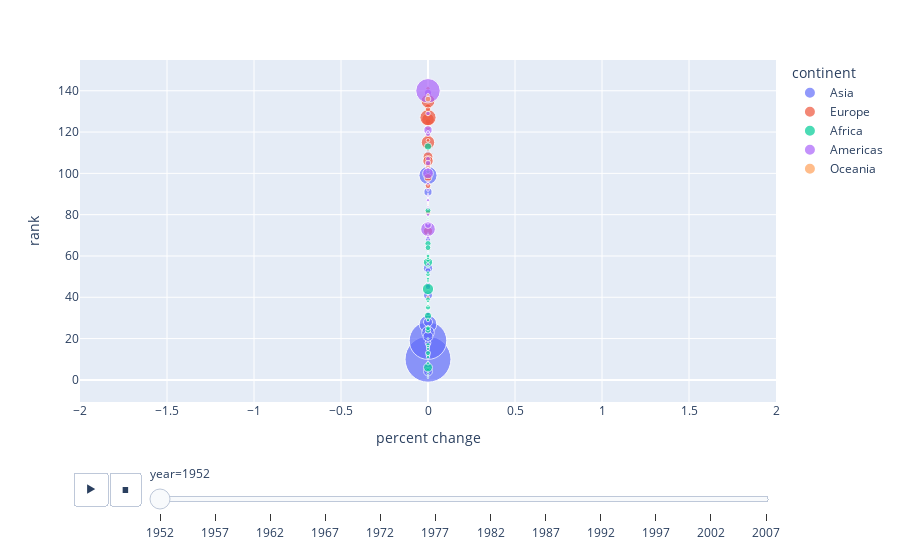

The code cell stored with this chart in its notebook:
### Markdown cell above
## 8

### Code cell
import plotly.express as px
import pandas as pd

# Load the dataset (replace this with your actual dataset)
df = px.data.gapminder()

# Calculate 'percent change' for 'gdpPercap', grouped by 'country'
df['percent change'] = df.groupby('country')['gdpPercap'].pct_change()

# Replace NaN values (first entries) with 0 to start at 0
df['percent change'] = df['percent change'].fillna(0)

# Create a 'rank' column based on the 'gdpPercap' values for each year
df['rank'] = df.groupby('year')['gdpPercap'].rank(method='min')

# Now create the scatter plot
px.scatter(df, x="percent change", y="rank", animation_frame="year", animation_group="country",
           size="pop", color="continent", hover_name="country",
           size_max=50, range_x=[-2, 2])

### Figure 1 — Plotly figure (JSON) as saved in the notebook; plotly's stock layout.template omitted (floating-point values rounded to 4 significant figures)
{"data": [{"hovertemplate": "<b>%{hovertext}</b><br><br>continent=Asia<br>year=1952<br>percent change=%{x}<br>rank=%{y}<br>pop=%{marker.size}<extra></extra>", "hovertext": ["Afghanistan", "Bahrain", "Bangladesh", "Cambodia", "China", "Hong Kong, China", "India", "Indonesia", "Iran", "Iraq", "Israel", "Japan", "Jordan", "Korea, Dem. Rep.", "Korea, Rep.", "Kuwait", "Lebanon", "Malaysia", "Mongolia", "Myanmar", "Nepal", "Oman", "Pakistan", "Philippines", "Saudi Arabia", "Singapore", "Sri Lanka", "Syria", "Taiwan", "Thailand", "Vietnam", "West Bank and Gaza", "Yemen, Rep."], "ids": ["Afghanistan", "Bahrain", "Bangladesh", "Cambodia", "China", "Hong Kong, China", "India", "Indonesia", "Iran", "Iraq", "Israel", "Japan", "Jordan", "Korea, Dem. Rep.", "Korea, Rep.", "Kuwait", "Lebanon", "Malaysia", "Mongolia", "Myanmar", "Nepal", "Oman", "Pakistan", "Philippines", "Saudi Arabia", "Singapore", "Sri Lanka", "Syria", "Taiwan", "Thailand", "Vietnam", "West Bank and Gaza", "Yemen, Rep."], "legendgroup": "Asia", "marker": {"color": "#636efa", "size": [8425333, 120447, 46886859, 4693836, 556263527, 2125900, 372000000, 82052000, 17272000, 5441766, 1620914, 86459025, 607914, 8865488, 20947571, 160000, 1439529, 6748378, 800663, 20092996, 9182536, 507833, 41346560, 22438691, 4005677, 1127000, 7982342, 3661549, 8550362, 21289402, 26246839, 1030585, 4963829], "sizemode": "area", "sizeref": 527500.0, "symbol": "circle"}, "mode": "markers", "name": "Asia", "orientation": "v", "showlegend": true, "type": "scatter", "x": [0, 0, 0, 0, 0, 0, 0, 0, 0, 0, 0, 0, 0, 0, 0, 0, 0, 0, 0, 0, 0, 0, 0, 0, 0, 0, 0, 0, 0, 0, 0, 0, 0], "xaxis": "x", "y": [30, 134, 22, 7, 10, 93, 19, 27, 91, 110, 109, 99, 62, 46, 41, 142, 114, 68, 33, 4, 18, 67, 23, 54, 124, 77, 45, 65, 53, 28, 21, 61, 32], "yaxis": "y"}, {"hovertemplate": "<b>%{hovertext}</b><br><br>continent=Europe<br>year=1952<br>percent change=%{x}<br>rank=%{y}<br>pop=%{marker.size}<extra></extra>", "hovertext": ["Albania", "Austria", "Belgium", "Bosnia and Herzegovina", "Bulgaria", "Croatia", "Czech Republic", "Denmark", "Finland", "France", "Germany", "Greece", "Hungary", "Iceland", "Ireland", "Italy", "Montenegro", "Netherlands", "Norway", "Poland", "Portugal", "Romania", "Serbia", "Slovak Republic", "Slovenia", "Spain", "Sweden", "Switzerland", "Turkey", "United Kingdom"], "ids": ["Albania", "Austria", "Belgium", "Bosnia and Herzegovina", "Bulgaria", "Croatia", "Czech Republic", "Denmark", "Finland", "France", "Germany", "Greece", "Hungary", "Iceland", "Ireland", "Italy", "Montenegro", "Netherlands", "Norway", "Poland", "Portugal", "Romania", "Serbia", "Slovak Republic", "Slovenia", "Spain", "Sweden", "Switzerland", "Turkey", "United Kingdom"], "legendgroup": "Europe", "marker": {"color": "#EF553B", "size": [1282697, 6927772, 8730405, 2791000, 7274900, 3882229, 9125183, 4334000, 4090500, 42459667, 69145952, 7733250, 9504000, 147962, 2952156, 47666000, 413834, 10381988, 3327728, 25730551, 8526050, 16630000, 6860147, 3558137, 1489518, 28549870, 7124673, 4815000, 22235677, 50430000], "sizemode": "area", "sizeref": 527500.0, "symbol": "circle"}, "mode": "markers", "name": "Europe", "orientation": "v", "showlegend": true, "type": "scatter", "x": [0, 0, 0, 0, 0, 0, 0, 0, 0, 0, 0, 0, 0, 0, 0, 0, 0, 0, 0, 0, 0, 0, 0, 0, 0, 0, 0, 0, 0, 0], "xaxis": "x", "y": [63, 122, 130, 40, 81, 97, 125, 133, 123, 126, 127, 103, 118, 128, 117, 115, 85, 132, 137, 108, 94, 98, 104, 116, 111, 106, 131, 141, 72, 135], "yaxis": "y"}, {"hovertemplate": "<b>%{hovertext}</b><br><br>continent=Africa<br>year=1952<br>percent change=%{x}<br>rank=%{y}<br>pop=%{marker.size}<extra></extra>", "hovertext": ["Algeria", "Angola", "Benin", "Botswana", "Burkina Faso", "Burundi", "Cameroon", "Central African Republic", "Chad", "Comoros", "Congo, Dem. Rep.", "Congo, Rep.", "Cote d'Ivoire", "Djibouti", "Egypt", "Equatorial Guinea", "Eritrea", "Ethiopia", "Gabon", "Gambia", "Ghana", "Guinea", "Guinea-Bissau", "Kenya", "Lesotho", "Liberia", "Libya", "Madagascar", "Malawi", "Mali", "Mauritania", "Mauritius", "Morocco", "Mozambique", "Namibia", "Niger", "Nigeria", "Reunion", "Rwanda", "Sao Tome and Principe", "Senegal", "Sierra Leone", "Somalia", "South Africa", "Sudan", "Swaziland", "Tanzania", "Togo", "Tunisia", "Uganda", "Zambia", "Zimbabwe"], "ids": ["Algeria", "Angola", "Benin", "Botswana", "Burkina Faso", "Burundi", "Cameroon", "Central African Republic", "Chad", "Comoros", "Congo, Dem. Rep.", "Congo, Rep.", "Cote d'Ivoire", "Djibouti", "Egypt", "Equatorial Guinea", "Eritrea", "Ethiopia", "Gabon", "Gambia", "Ghana", "Guinea", "Guinea-Bissau", "Kenya", "Lesotho", "Liberia", "Libya", "Madagascar", "Malawi", "Mali", "Mauritania", "Mauritius", "Morocco", "Mozambique", "Namibia", "Niger", "Nigeria", "Reunion", "Rwanda", "Sao Tome and Principe", "Senegal", "Sierra Leone", "Somalia", "South Africa", "Sudan", "Swaziland", "Tanzania", "Togo", "Tunisia", "Uganda", "Zambia", "Zimbabwe"], "legendgroup": "Africa", "marker": {"color": "#00cc96", "size": [9279525, 4232095, 1738315, 442308, 4469979, 2445618, 5009067, 1291695, 2682462, 153936, 14100005, 854885, 2977019, 63149, 22223309, 216964, 1438760, 20860941, 420702, 284320, 5581001, 2664249, 580653, 6464046, 748747, 863308, 1019729, 4762912, 2917802, 3838168, 1022556, 516556, 9939217, 6446316, 485831, 3379468, 33119096, 257700, 2534927, 60011, 2755589, 2143249, 2526994, 14264935, 8504667, 290243, 8322925, 1219113, 3647735, 5824797, 2672000, 3080907], "sizemode": "area", "sizeref": 527500.0, "symbol": "circle"}, "mode": "markers", "name": "Africa", "orientation": "v", "showlegend": true, "type": "scatter", "x": [0, 0, 0, 0, 0, 0, 0, 0, 0, 0, 0, 0, 0, 0, 0, 0, 0, 0, 0, 0, 0, 0, 0, 0, 0, 0, 0, 0, 0, 0, 0, 0, 0, 0, 0, 0, 0, 0, 0, 0, 0, 0, 0, 0, 0, 0, 0, 0, 0, 0, 0, 0], "xaxis": "x", "y": [82, 101, 42, 34, 17, 5, 51, 43, 52, 47, 31, 74, 55, 86, 57, 9, 3, 6, 112, 14, 39, 16, 2, 35, 1, 20, 78, 58, 8, 12, 26, 71, 66, 13, 79, 29, 44, 88, 15, 37, 59, 38, 48, 113, 64, 50, 24, 36, 60, 25, 49, 11], "yaxis": "y"}, {"hovertemplate": "<b>%{hovertext}</b><br><br>continent=Americas<br>year=1952<br>percent change=%{x}<br>rank=%{y}<br>pop=%{marker.size}<extra></extra>", "hovertext": ["Argentina", "Bolivia", "Brazil", "Canada", "Chile", "Colombia", "Costa Rica", "Cuba", "Dominican Republic", "Ecuador", "El Salvador", "Guatemala", "Haiti", "Honduras", "Jamaica", "Mexico", "Nicaragua", "Panama", "Paraguay", "Peru", "Puerto Rico", "Trinidad and Tobago", "United States", "Uruguay", "Venezuela"], "ids": ["Argentina", "Bolivia", "Brazil", "Canada", "Chile", "Colombia", "Costa Rica", "Cuba", "Dominican Republic", "Ecuador", "El Salvador", "Guatemala", "Haiti", "Honduras", "Jamaica", "Mexico", "Nicaragua", "Panama", "Paraguay", "Peru", "Puerto Rico", "Trinidad and Tobago", "United States", "Uruguay", "Venezuela"], "legendgroup": "Americas", "marker": {"color": "#ab63fa", "size": [17876956, 2883315, 56602560, 14785584, 6377619, 12350771, 926317, 6007797, 2491346, 3548753, 2042865, 3146381, 3201488, 1517453, 1426095, 30144317, 1165790, 940080, 1555876, 8025700, 2227000, 662850, 157553000, 2252965, 5439568], "sizemode": "area", "sizeref": 527500.0, "symbol": "circle"}, "mode": "markers", "name": "Americas", "orientation": "v", "showlegend": true, "type": "scatter", "x": [0, 0, 0, 0, 0, 0, 0, 0, 0, 0, 0, 0, 0, 0, 0, 0, 0, 0, 0, 0, 0, 0, 0, 0, 0], "xaxis": "x", "y": [121, 87, 73, 139, 107, 75, 84, 119, 56, 102, 92, 80, 69, 76, 89, 100, 96, 83, 70, 105, 95, 90, 140, 120, 129], "yaxis": "y"}, {"hovertemplate": "<b>%{hovertext}</b><br><br>continent=Oceania<br>year=1952<br>percent change=%{x}<br>rank=%{y}<br>pop=%{marker.size}<extra></extra>", "hovertext": ["Australia", "New Zealand"], "ids": ["Australia", "New Zealand"], "legendgroup": "Oceania", "marker": {"color": "#FFA15A", "size": [8691212, 1994794], "sizemode": "area", "sizeref": 527500.0, "symbol": "circle"}, "mode": "markers", "name": "Oceania", "orientation": "v", "showlegend": true, "type": "scatter", "x": [0, 0], "xaxis": "x", "y": [136, 138], "yaxis": "y"}], "layout": {"legend": {"itemsizing": "constant", "title": {"text": "continent"}, "tracegroupgap": 0}, "margin": {"t": 60}, "sliders": [{"active": 0, "currentvalue": {"prefix": "year="}, "len": 0.9, "pad": {"b": 10, "t": 60}, "steps": [{"args": [["1952"], {"frame": {"duration": 0, "redraw": false}, "fromcurrent": true, "mode": "immediate", "transition": {"duration": 0, "easing": "linear"}}], "label": "1952", "method": "animate"}, {"args": [["1957"], {"frame": {"duration": 0, "redraw": false}, "fromcurrent": true, "mode": "immediate", "transition": {"duration": 0, "easing": "linear"}}], "label": "1957", "method": "animate"}, {"args": [["1962"], {"frame": {"duration": 0, "redraw": false}, "fromcurrent": true, "mode": "immediate", "transition": {"duration": 0, "easing": "linear"}}], "label": "1962", "method": "animate"}, {"args": [["1967"], {"frame": {"duration": 0, "redraw": false}, "fromcurrent": true, "mode": "immediate", "transition": {"duration": 0, "easing": "linear"}}], "label": "1967", "method": "animate"}, {"args": [["1972"], {"frame": {"duration": 0, "redraw": false}, "fromcurrent": true, "mode": "immediate", "transition": {"duration": 0, "easing": "linear"}}], "label": "1972", "method": "animate"}, {"args": [["1977"], {"frame": {"duration": 0, "redraw": false}, "fromcurrent": true, "mode": "immediate", "transition": {"duration": 0, "easing": "linear"}}], "label": "1977", "method": "animate"}, {"args": [["1982"], {"frame": {"duration": 0, "redraw": false}, "fromcurrent": true, "mode": "immediate", "transition": {"duration": 0, "easing": "linear"}}], "label": "1982", "method": "animate"}, {"args": [["1987"], {"frame": {"duration": 0, "redraw": false}, "fromcurrent": true, "mode": "immediate", "transition": {"duration": 0, "easing": "linear"}}], "label": "1987", "method": "animate"}, {"args": [["1992"], {"frame": {"duration": 0, "redraw": false}, "fromcurrent": true, "mode": "immediate", "transition": {"duration": 0, "easing": "linear"}}], "label": "1992", "method": "animate"}, {"args": [["1997"], {"frame": {"duration": 0, "redraw": false}, "fromcurrent": true, "mode": "immediate", "transition": {"duration": 0, "easing": "linear"}}], "label": "1997", "method": "animate"}, {"args": [["2002"], {"frame": {"duration": 0, "redraw": false}, "fromcurrent": true, "mode": "immediate", "transition": {"duration": 0, "easing": "linear"}}], "label": "2002", "method": "animate"}, {"args": [["2007"], {"frame": {"duration": 0, "redraw": false}, "fromcurrent": true, "mode": "immediate", "transition": {"duration": 0, "easing": "linear"}}], "label": "2007", "method": "animate"}], "x": 0.1, "xanchor": "left", "y": 0, "yanchor": "top"}], "updatemenus": [{"buttons": [{"args": [null, {"frame": {"duration": 500, "redraw": false}, "fromcurrent": true, "mode": "immediate", "transition": {"duration": 500, "easing": "linear"}}], "label": "&#9654;", "method": "animate"}, {"args": [[null], {"frame": {"duration": 0, "redraw": false}, "fromcurrent": true, "mode": "immediate", "transition": {"duration": 0, "easing": "linear"}}], "label": "&#9724;", "method": "animate"}], "direction": "left", "pad": {"r": 10, "t": 70}, "showactive": false, "type": "buttons", "x": 0.1, "xanchor": "right", "y": 0, "yanchor": "top"}], "xaxis": {"anchor": "y", "domain": [0, 1], "range": [-2, 2], "title": {"text": "percent change"}}, "yaxis": {"anchor": "x", "domain": [0, 1], "title": {"text": "rank"}}}}
